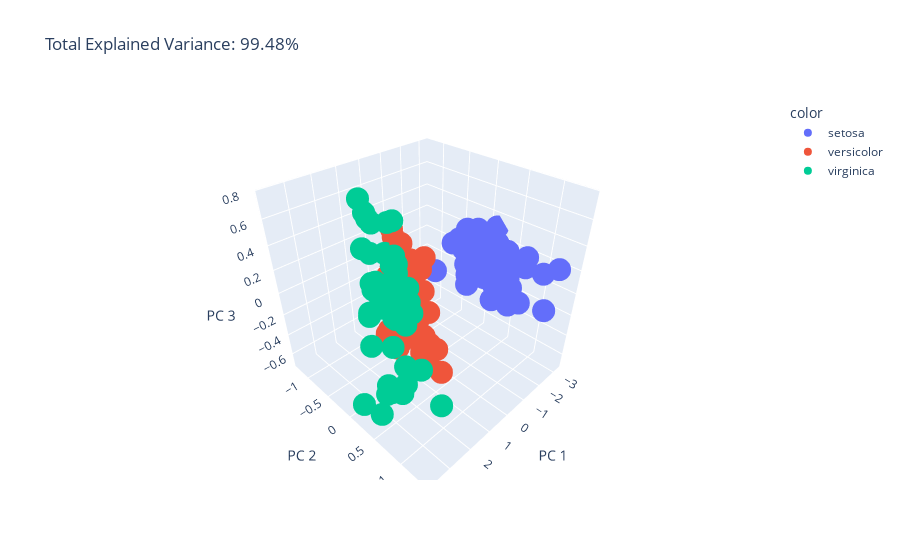

Notebook code for this chart:
### Code cell
import plotly.express as px
from sklearn.decomposition import PCA

df = px.data.iris()
X = df[['sepal_length', 'sepal_width', 'petal_length', 'petal_width']]

pca = PCA(n_components=3)
components = pca.fit_transform(X)

total_var = pca.explained_variance_ratio_.sum() * 100

fig = px.scatter_3d(
    components, x=0, y=1, z=2, color=df['species'],
    title=f'Total Explained Variance: {total_var:.2f}%',
    labels={'0': 'PC 1', '1': 'PC 2', '2': 'PC 3'}
)
fig.show()
